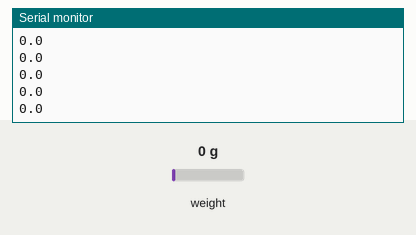
Simulated run of this sketch. Board: Arduino Uno, built with avr-gcc and run on an emulated ATmega328P. On the bench: the last lines printed to the serial monitor. The inputs (shaded band) are chosen by the test bench; at power-on: weight on the scale 0 g.

Above: at 3.2 s.
3.3 s: weight on the scale set to 100 g
At 3.46 s:
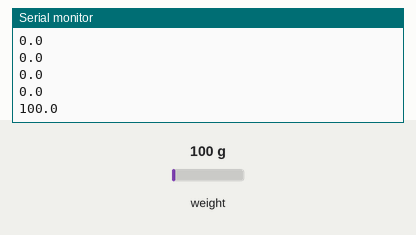
4.8 s: weight on the scale set to 1250 g
At 4.86 s:
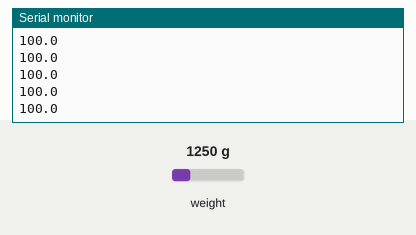
Timing chart, 0 to 7.8 s (numbered marks = the images above; inputs shaded):
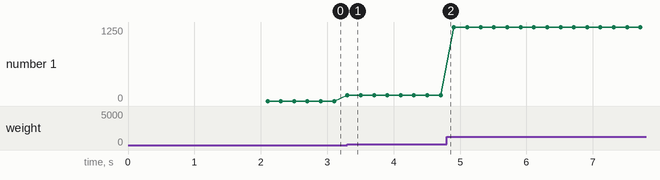

The sketch:

load_cell.ino
```cpp
#include "HX711.h"

// HX711 circuit wiring
const int LOADCELL_DOUT_PIN = 2;
const int LOADCELL_SCK_PIN = 3;

float calibration_factor = 3920;

HX711 scale;

void setup() {
  Serial.begin(57600);
  scale.begin(LOADCELL_DOUT_PIN, LOADCELL_SCK_PIN);
  scale.set_scale(calibration_factor);
  delay(1000);
  scale.tare();
}

void loop() {

  if (scale.wait_ready_retry(10)) {
    //long reading = scale.read();
    //Serial.print("HX711 reading: ");
    //Serial.println(reading);
  //Serial.print("Reading: ");
  Serial.print(scale.get_units(), 1);
  //Serial.print(" lbs");
  //Serial.print(" calibration_factor: ");
  //Serial.print(calibration_factor);
  Serial.println();
  } else {
    //Serial.println("HX711 not found.");
  }

  delay(100);

}
```

Measured:
- after the input at 3.3 s, the serial monitor: prints a new line at once (image 1)
- plotted number 1: 0 → 100 after the input at 3.3 s, 100 → 1250 after the input at 4.8 s
